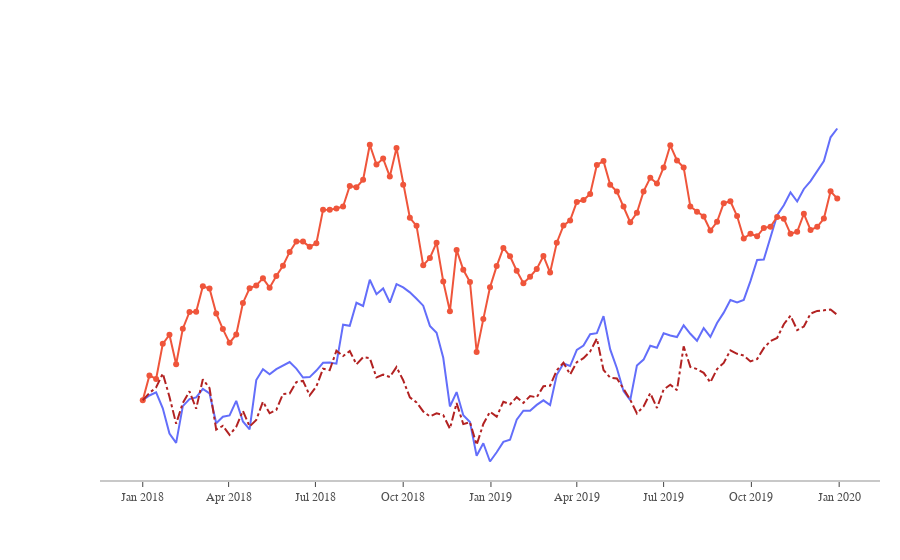

Here is the notebook cell this chart was saved with:
### Code cell
fig = go.Figure()
fig.add_trace(go.Scatter(x = df_stocks.date, y = df_stocks.AAPL, mode = 'lines', name = 'Apple'))
fig.add_trace(go.Scatter(x = df_stocks.date, y = df_stocks.AMZN, mode = 'lines+markers', name = 'Amazon'))
fig.add_trace(go.Scatter(x = df_stocks.date, y = df_stocks.GOOG, mode = 'lines', name = 'Google', line = dict(color = 'firebrick', width = 2, dash = 'dashdot')))

#fig.update_layout(title = 'Stock Price Data 2018 - 2020', xaxis_title = 'Date', yaxis_title = 'Price')

fig.update_layout(
    xaxis = dict(
        showline = True, showgrid = False, showticklabels = True, 
        linecolor = 'rgb(200, 200, 200)', 
        linewidth = 2, ticks = 'outside', tickfont = dict(
            family = 'Arial', size = 12, color = 'rgb(80, 80, 80)'
        )
    ),
    yaxis = dict(
        showline = False, zeroline = False, showgrid = False, showticklabels = False
    ),
    autosize = False,
    margin = dict(
        autoexpand = False, l = 100, r = 20, t = 110
    ),
    showlegend = False, plot_bgcolor = 'white'
)
